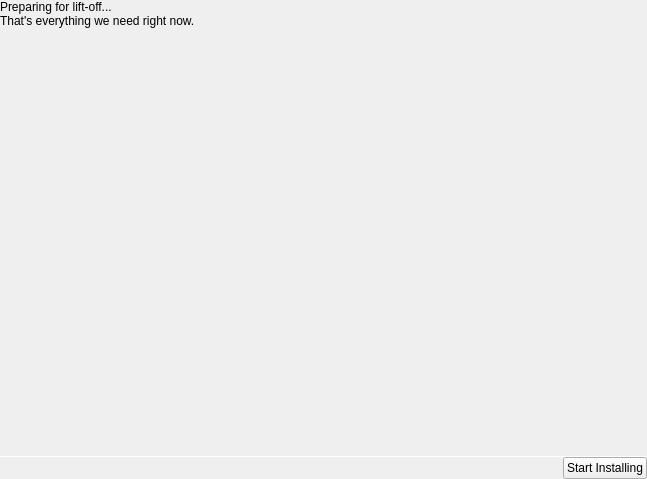
<?xml version="1.0" encoding="UTF-8"?>
<ui version="4.0">
 <class>ReadyPage</class>
 <widget class="QWidget" name="ReadyPage">
  <property name="geometry">
   <rect>
    <x>0</x>
    <y>0</y>
    <width>647</width>
    <height>479</height>
   </rect>
  </property>
  <property name="windowTitle">
   <string>Form</string>
  </property>
  <layout class="QVBoxLayout" name="verticalLayout">
   <property name="spacing">
    <number>0</number>
   </property>
   <property name="leftMargin">
    <number>0</number>
   </property>
   <property name="topMargin">
    <number>0</number>
   </property>
   <property name="rightMargin">
    <number>0</number>
   </property>
   <property name="bottomMargin">
    <number>0</number>
   </property>
   <item>
    <widget class="tTitleLabel" name="titleLabel">
     <property name="text">
      <string>Preparing for lift-off...</string>
     </property>
    </widget>
   </item>
   <item>
    <widget class="QLabel" name="label">
     <property name="text">
      <string>That's everything we need right now.</string>
     </property>
     <property name="margin">
      <number>9</number>
     </property>
    </widget>
   </item>
   <item>
    <spacer name="verticalSpacer">
     <property name="orientation">
      <enum>Qt::Vertical</enum>
     </property>
     <property name="sizeHint" stdset="0">
      <size>
       <width>20</width>
       <height>40</height>
      </size>
     </property>
    </spacer>
   </item>
   <item>
    <widget class="Line" name="line">
     <property name="maximumSize">
      <size>
       <width>16777215</width>
       <height>1</height>
      </size>
     </property>
     <property name="orientation">
      <enum>Qt::Horizontal</enum>
     </property>
    </widget>
   </item>
   <item>
    <layout class="QHBoxLayout" name="horizontalLayout">
     <item>
      <spacer name="horizontalSpacer">
       <property name="orientation">
        <enum>Qt::Horizontal</enum>
       </property>
       <property name="sizeHint" stdset="0">
        <size>
         <width>40</width>
         <height>20</height>
        </size>
       </property>
      </spacer>
     </item>
     <item>
      <widget class="QPushButton" name="nextButton">
       <property name="text">
        <string notr="true">Start Installing</string>
       </property>
       <property name="icon">
        <iconset theme="go-next"/>
       </property>
      </widget>
     </item>
    </layout>
   </item>
  </layout>
 </widget>
 <customwidgets>
  <customwidget>
   <class>tTitleLabel</class>
   <extends>QLabel</extends>
   <header location="global">ttitlelabel.h</header>
   <slots>
    <signal>backButtonClicked()</signal>
   </slots>
  </customwidget>
 </customwidgets>
 <resources/>
 <connections/>
</ui>
